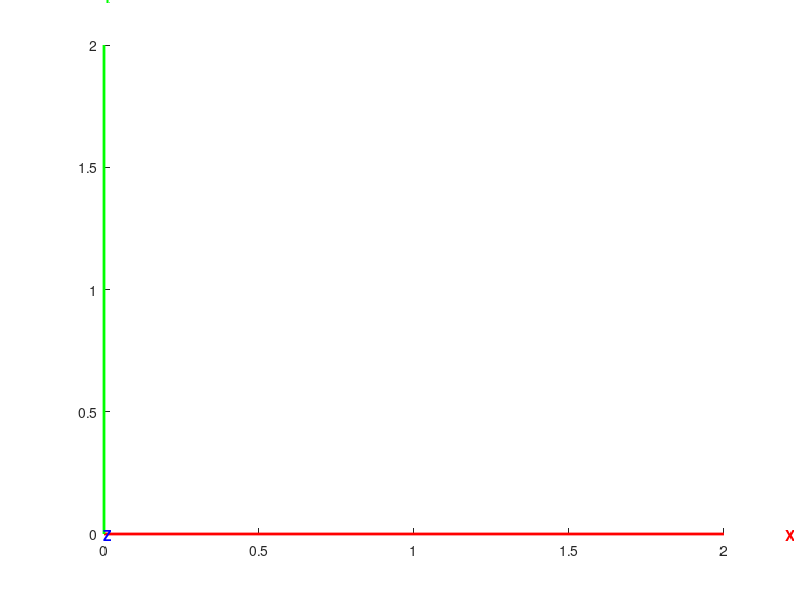

This figure's MATLAB source:
function frame_transform = create_mobile_frame()
    frame_transform = hgtransform;
    
    axis_length = 2;
    
    line([0 axis_length], [0 0], [0 0], 'Color', 'r', 'LineWidth', 2, 'Parent', frame_transform);
    text(axis_length + 0.2, 0, 0, 'X', 'Color', 'r', 'FontWeight', 'bold', 'Parent', frame_transform);

    line([0 0], [0 axis_length], [0 0], 'Color', 'g', 'LineWidth', 2, 'Parent', frame_transform);
    text(0, axis_length + 0.2, 0, 'Y', 'Color', 'g', 'FontWeight', 'bold', 'Parent', frame_transform);
    
    line([0 0], [0 0], [0 axis_length], 'Color', 'b', 'LineWidth', 2, 'Parent', frame_transform);
    text(0, 0, axis_length + 0.2, 'Z', 'Color', 'b', 'FontWeight', 'bold', 'Parent', frame_transform);
end
